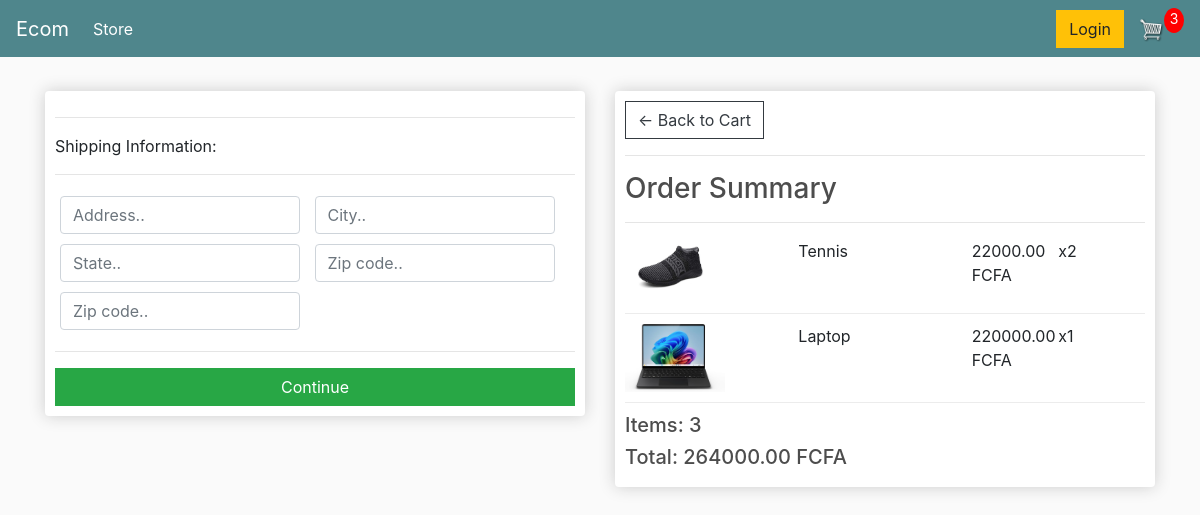
Screenshot of /checkout/ (signed in) with the database file from the repository.
### store/models.py (models this page shows, shortened)
class OrderItem(models.Model):
	product = models.ForeignKey(Product, on_delete=models.SET_NULL, null=True)
	order = models.ForeignKey(Order, on_delete=models.SET_NULL, null=True)
	quantity = models.IntegerField(default=0, null=True, blank=True)
	date_added = models.DateTimeField(auto_now_add=True)
	@property
	def get_total(self):
		total = self.product.price * self.quantity
		return total

class Product(models.Model):
	name = models.CharField(max_length=200)
	price = models.FloatField()
	digital = models.BooleanField(default=False,null=True, blank=True)
	image = models.ImageField(null=True, blank=True)
	@property
	def imageURL(self):
		try:
			url = self.image.url
		except:
			url = ''
		return url

class Order(models.Model):
	customer = models.ForeignKey(Customer, on_delete=models.SET_NULL, null=True, blank=True)
	date_ordered = models.DateTimeField(auto_now_add=True)
	complete = models.BooleanField(default=False)
	transaction_id = models.CharField(max_length=100, null=True)
	@property
	def shipping(self):
		shipping = False
		orderitems = self.orderitem_set.all()
		for i in orderitems:
			if i.product.digital == False:
				shipping = True
		return shipping
	@property
	def get_cart_total(self):
		orderitems = self.orderitem_set.all()
		total = sum([item.get_total for item in orderitems])
		return total
	@property
	def get_cart_items(self):
		orderitems = self.orderitem_set.all()
		total = sum([item.quantity for item in orderitems])
		return total

### store/views.py (the view)
# urls.py: path('checkout/', views.checkout, name="checkout"),
def checkout(request):
	data = cartData(request)
	cartItems = data['cartItems']
	order = data['order']
	items = data['items']
	context = {'items':items, 'order':order, 'cartItems':cartItems, "paypal_client_id": settings.PAYPAL_CLIENT_ID}
	return render(request, 'store/checkout.html', context)

### store/utils.py (called while the page is built)
def cartData(request):
	if request.user.is_authenticated:
		customer = request.user.customer
		order, created = Order.objects.get_or_create(customer=customer, complete=False)
		items = order.orderitem_set.all()
		cartItems = order.get_cart_items
	else:
		cookieData = cookieCart(request)
		cartItems = cookieData['cartItems']
		order = cookieData['order']
		items = cookieData['items']
	return {'cartItems':cartItems ,'order':order, 'items':items}

### store/templates/store/checkout.html (shortened to what this page needs)
{% extends 'store/main.html' %}
{% load static %}
{% block content %}
     <div class="row">
		<div class="col-lg-6">
			<div class="box-element" id="form-wrapper">
				<form id="form">
					<div id="shipping-info">
						<hr>
						<p>Shipping Information:</p>
						<hr>
						<div class="form-field">
							<input class="form-control" type="text" name="address" placeholder="Address..">
						</div>
						<div class="form-field">
							<input class="form-control" type="text" name="city" placeholder="City..">
						</div>
						<div class="form-field">
							<input class="form-control" type="text" name="state" placeholder="State..">
						</div>
						<div class="form-field">
							<input class="form-control" type="text" name="zipcode" placeholder="Zip code..">
						</div>
						<div class="form-field">
							<input class="form-control" type="text" name="country" placeholder="Zip code..">
						</div>
					</div>
					<hr>
					<input id="form-button" class="btn btn-success btn-block" type="submit" value="Continue">
				</form>
			</div>
			<br>
		</div>
		<div class="col-lg-6">
			<div class="box-element">
				<a  class="btn btn-outline-dark" href="{% url 'cart' %}">&#x2190; Back to Cart</a>
				<hr>
				<h3>Order Summary</h3>
				<hr>
				{% for item in items %}
				<div class="cart-row">
					<div style="flex:2"><img class="row-image" src="{{item.product.imageURL}}"></div>
					<div style="flex:2"><p>{{item.product.name}}</p></div>
					<div style="flex:1"><p>{{item.product.price|floatformat:2}} FCFA</p></div>
					<div style="flex:1"><p>x{{item.quantity}}</p></div>
				</div>
				{% endfor %}
				<h5>Items:   {{order.get_cart_items}}</h5>
				<h5>Total:   {{order.get_cart_total|floatformat:2}} FCFA</h5>
			</div>
		</div>
	</div>
{% endblock content %}

### static/css/main.css (style rules this page uses)
body { background-color: hsl(0, 0%, 98%); }
h1,h2,h3,h4,h5,h6 { color:hsl(0, 0%, 30%); }
.box-element { box-shadow:hsl(0, 0%, 80%) 0 0 16px; background-color: #fff; border-radius: 4px; padding: 10px; }
.col-lg-4, .col-lg-6, .col-lg-8, .col-lg-12 { margin-top: 10px; }
.btn { border-radius: 0; }
.row-image { width: 100px; }
.form-field { width:250px; display: inline-block; padding: 5px; }
.cart-row { display: flex; align-items: flex-stretch; padding-bottom: 10px; margin-bottom: 10px; border-bottom: 1px solid #ececec; }

### rows the page displays
OrderItem: product.imageURL (picture), product.name "Tennis", product.price "22000.00", quantity "2"
OrderItem: product.imageURL (picture), product.name "Laptop", product.price "220000.00", quantity "1"
Order: get_cart_items "3", get_cart_total "264000.00"

### other values shown
{{ cartItems }} "3"
